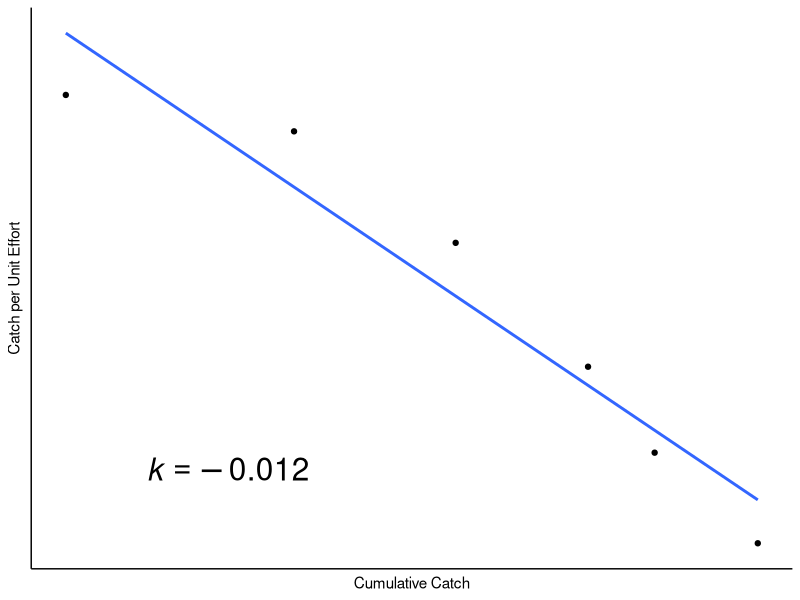
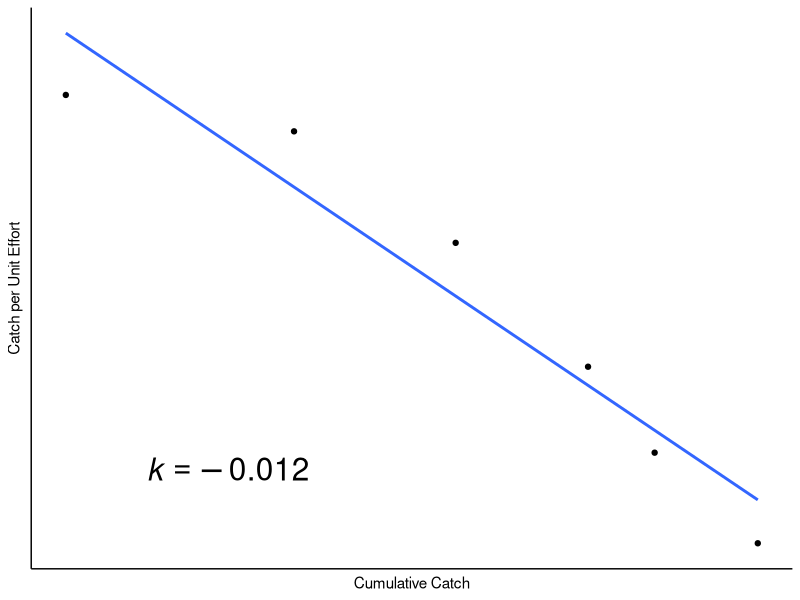

Source code (R) for these figures, in order:
library(tidyverse)

# CPUE Data Frame #----

df <- tibble::tibble(.rows = 6,
                     NumFish = c(281, 199, 168, 82, 127, 22),
                     Minutes = c(20, 15, 15, 10, 20, 5),
                     CPUE = c(14.05, 13.266667, 10.8666667, 8.2, 6.35, 4.4),
                     CumCatch = c(0, 281, 480, 643, 725, 852))

mod <- lm(CPUE ~ CumCatch, data = df)
summary(mod)
# slope  = -0.012

# PLOT #----
library(ggplot2)

ggplot(df, aes(x = CumCatch, y = CPUE)) +
  geom_smooth(method = "lm", se = FALSE) +
  geom_point() +
  labs(x = "Cumulative Catch", 
       y = "Catch per Unit Effort") +
  annotate("text", x = 200, y = 6, label = "italic(k) == -0.012", parse = TRUE, size = 8) +
  theme_classic() +
  theme(axis.text = element_blank(),
        axis.ticks = element_blank())
  
ggsave("../../RNR321/RNR321/output/CPUE_plot.png")


# Calculate Abundance #----

x_bar <- mean(df$CumCatch)
y_bar <- mean(df$CPUE)
k <- -0.012

N_hat <- x_bar + (y_bar/-k)


# QUIZ QUESTION 

df2 <- tibble::tibble(.rows = 5,
                     Beetles = c(342, 143, 202, 77, 78),
                     Traps = c(100, 50, 100, 50, 75))
df2 <- df2 %>% 
  dplyr::mutate(CPUE = Beetles/Traps)

df2$CumCatch <- 0
for (i in 2:nrow(df2)) {
  df2$CumCatch[i] <- df2$CumCatch[i-1] + df2$Beetles[i-1] 
}  

df2_means <- df2 %>% 
  summarise(y_bar = mean(CPUE),
            x_bar = mean(CumCatch))

summary(lm(CPUE ~ CumCatch, data = df2))
# k = -0.008

# Calculate Abundance #----

x_bar <- mean(df2$CumCatch)
y_bar <- mean(df2$CPUE)
k <- -0.008


y_bar <- 2.176
x_bar <- 1666.8
(N_hat <- x_bar + (y_bar/-k))
